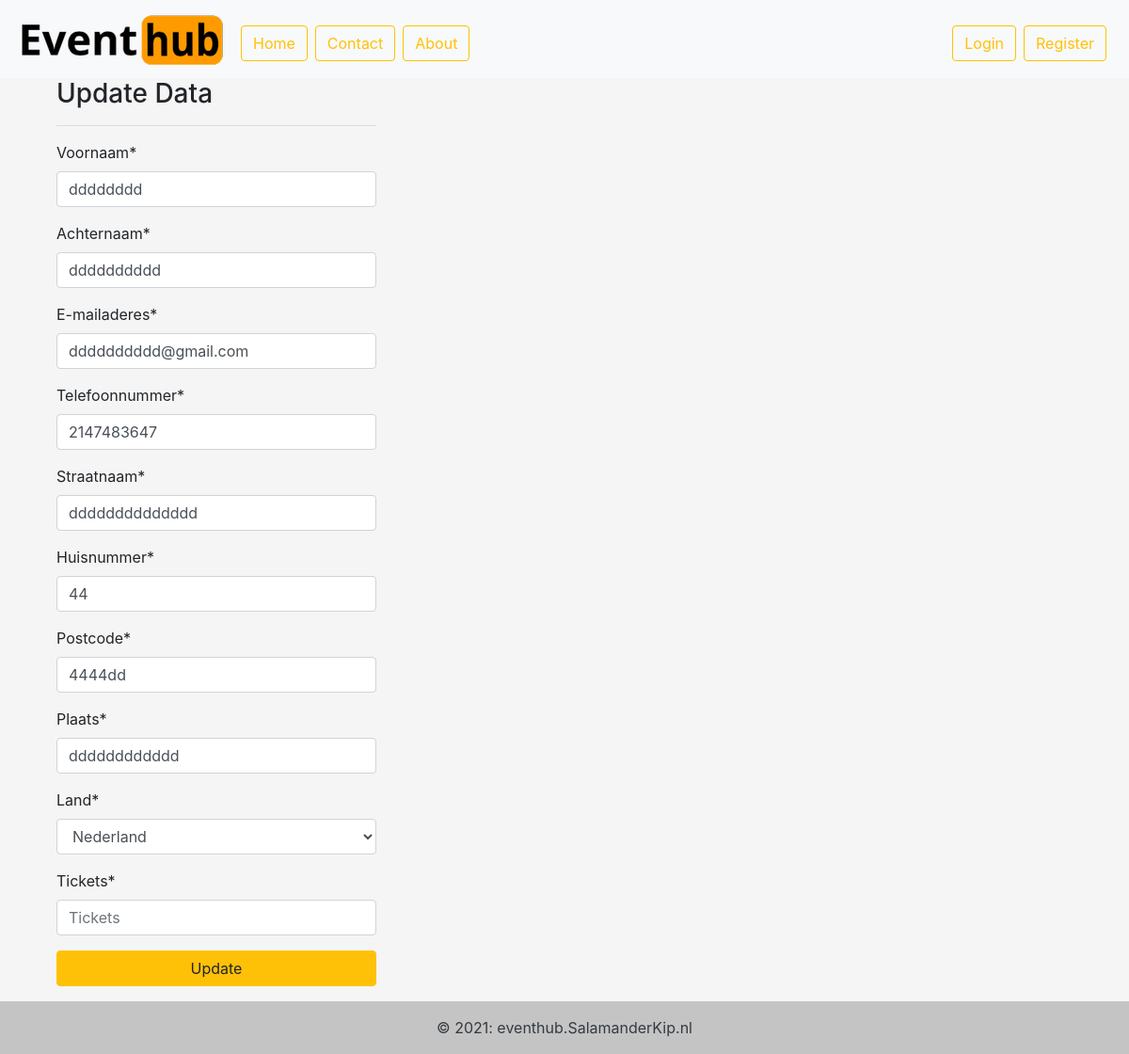
Screenshot of /updatebestel.php?upd=7 with the database file from the repository.
### tables this page shows
CREATE TABLE `bestformulier` (
  `Voornaam` varchar(50) NOT NULL,
  `Achternaam` varchar(50) NOT NULL,
  `Email` varchar(50) NOT NULL,
  `Telefoonnummer` int(12) NOT NULL,
  `Straatnaam` varchar(50) NOT NULL,
  `Huisnummer` int(4) NOT NULL,
  `Postcode` varchar(6) NOT NULL,
  `Plaats` varchar(50) NOT NULL,
  `Land` varchar(20) NOT NULL,
  `id` int(11) NOT NULL,
  `prijs` int(11) NOT NULL,
  `selectedtickets` int(11) NOT NULL
);

### updatebestel.php (the view, shortened to what this page needs)
<?php
require 'config/config.php';
if (isset($_GET['upd'])) {
	$id     = $_GET['upd'];
	$query  = "SELECT * FROM `bestformulier` WHERE id=$id";
	$result = mysqli_query($con, $query);
	$user   = mysqli_fetch_assoc($result);
}
?>
<!DOCTYPE html>
<html lang='en'>
<head>
	<link rel="stylesheet" href="https://stackpath.bootstrapcdn.com/bootstrap/4.4.1/css/bootstrap.min.css">
	<link rel="stylesheet" href="assets/css/style.css">
</head>
<body>
	<?php
	include 'includes/navbar.php';
	?>
	<div class='container'>
		<div class='row'>
			<div class='col-lg-12'>
				<div class='col-lg-4 col-lg-offset-4'>
					<h3>Update Data</h3>
					<hr />
					<form name='update' action='config/action-bestel.php?id=<?php echo $user['id'] ?>' method='post'>
						<div class='form-group'>
							<label for='Voornaam'>Voornaam*</label>
							<input value="<?php echo $user['Voornaam'] ?>" name='Voornaam' id='Voornaam' type='text' class='form-control' placeholder='Voornaam' required />
						</div>
						<div class='form-group'>
							<label for='Achternaam'>Achternaam*</label>
							<input value="<?php echo $user['Achternaam'] ?>" name='Achternaam' id='Achternaam' type='text' class='form-control' placeholder='Achternaam' required />
						</div>
						<div class='form-group'>
							<label for='Email'>E-mailaderes*</label>
							<input value="<?php echo $user['Email'] ?>" name='Email' id='Email' type='email' class='form-control' placeholder='Email' required />
						</div>
						<div class='form-group'>
							<label for='Telefoonnummer'>Telefoonnummer*</label>
							<input value="<?php echo $user['Telefoonnummer'] ?>" name='Telefoonnummer' id='Telefoonnummer' type='tel' class='form-control' placeholder='Telefoonnummer' required />
						</div>
						<div class='form-group'>
							<label for='Straatnaam'>Straatnaam*</label>
							<input value="<?php echo $user['Straatnaam'] ?>" name='Straatnaam' id='Straatnaam' type='text' class='form-control' placeholder='Straatnaam' required />
						</div>
						<div class='form-group'>
							<label for='Huisnummer'>Huisnummer*</label>
							<input value="<?php echo $user['Huisnummer'] ?>" name='Huisnummer' id='Huisnummer' type='number' min="1" class='form-control' placeholder='Huisnummer' required />
						</div>
						<div class='form-group'>
							<label for='Postcode'>Postcode*</label>
							<input value="<?php echo $user['Postcode'] ?>" name='Postcode' id='Postcode' type='text' class='form-control' placeholder='Postcode' style='cursor:text; background-color:#fff;' onfocus='this.removeAttribute("readonly");' readonly required />
						</div>
						<div class='form-group'>
							<label for='Plaats'>Plaats*</label>
							<input value="<?php echo $user['Plaats'] ?>" name='Plaats' id='Plaats' type='text' class='form-control' placeholder='Plaats' required />
						</div>
						<div class='form-group'>
							<label for='Land'>Land*</label>
							<select value="<?php echo $user['Land'] ?>" name="Land" class='form-control' id="Land">
								<option value="Nederland">Nederland</option>
							</select>
						</div>
						<div class='form-group'>
							<label for='Kaartjes'>Tickets*</label>
							<input value="<?php echo $user['tickets'] ?>" name='tickets' id='tickets' type='number' min="0" class='form-control' placeholder='Tickets' required />
						</div>
						<div class='form-group'>
							<button name='btnupdate' id='update' class='btn btn-warning btn-block'>Update</button>
						</div>
					</form>
				</div>
			</div>
		</div>
	</div>
	<?php
	include 'includes/footer.php';
	?>
</body>
</html>

### assets/css/style.css (style rules this page uses)
body { background: #f5f5f5; }

### rows the page displays
bestformulier: Voornaam "dddddddd", Achternaam "dddddddddd", Email "dddddddddd@gmail.com", Telefoonnummer "2147483647", Straatnaam "dddddddddddddd", Huisnummer "44", Postcode "4444dd", Plaats "dddddddddddd", Land "Nederland"
